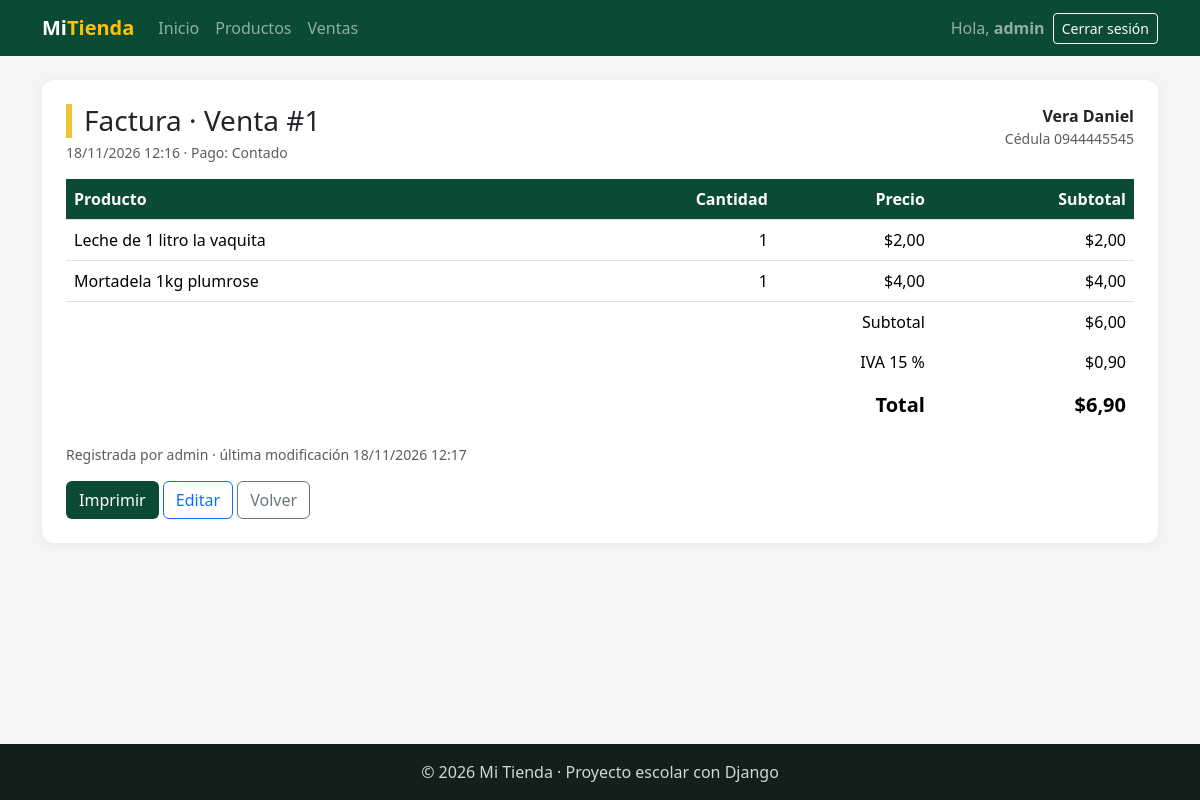
The page /facturacion/ventas/1/ (signed in) on the database its author committed.
### facturacion/models.py (models this page shows, shortened)
class ModeloBase(models.Model):
    user = models.ForeignKey(                    # 1:N con User: un usuario registra muchos registros
        User,
        on_delete=models.SET_NULL,               # Si borran al usuario, el registro se queda con user vacío
        null=True,                               # SET_NULL necesita que la columna acepte NULL
        blank=True,
        editable=False,                          # No aparece en formularios: lo llena la VISTA, no la persona
        related_name="%(class)s_registrados",    # %(class)s = nombre del modelo → user.producto_registrados
        verbose_name="Registrado por",
    )
    fecha_creacion = models.DateTimeField("Fecha de creación", auto_now_add=True)   # Se llena sola al CREAR
    fecha_modificacion = models.DateTimeField("Última modificación", auto_now=True) # Se actualiza sola en CADA save()
    class Meta:
        abstract = True                          # ← LA CLAVE: modelo "molde", sin tabla propia

class Venta(ModeloBase):
    cliente = models.ForeignKey(Cliente, on_delete=models.PROTECT, related_name="ventas")   # 1:N
    fecha_hora = models.DateTimeField("Fecha y hora", default=timezone.now)   # default: la hora actual, editable
    subtotal = models.DecimalField(max_digits=12, decimal_places=2, default=0, editable=False)
    iva = models.DecimalField("IVA", max_digits=12, decimal_places=2, default=0, editable=False)
    total = models.DecimalField(max_digits=12, decimal_places=2, default=0, editable=False)
    tipo_pago = models.CharField(
        "Tipo de pago",
        max_length=15,
        choices=TipoPago.choices,                # Solo acepta contado, credito, transferencia o tarjeta
        default=TipoPago.CONTADO,
    )
    class Meta:
        verbose_name = "Venta"
        verbose_name_plural = "Ventas"
        ordering = ["-fecha_hora"]               # La más reciente primero
    def __str__(self):
        return f"Venta #{self.pk}"

class Cliente(ModeloBase):
    cedula = models.CharField("Cédula", max_length=10, unique=True)
    nombres = models.CharField(max_length=80)
    apellidos = models.CharField(max_length=80)
    email = models.EmailField("Correo", blank=True)
    telefono = models.CharField("Teléfono", max_length=15, blank=True)
    direccion = models.CharField("Dirección", max_length=200, blank=True)
    class Meta:
        verbose_name = "Cliente"
        verbose_name_plural = "Clientes"
        ordering = ["apellidos", "nombres"]
    def __str__(self):
        return f"{self.apellidos} {self.nombres}"

class DetalleVenta(ModeloBase):
    venta = models.ForeignKey(Venta, on_delete=models.CASCADE, related_name="detalles")   # se borra con su venta
    producto = models.ForeignKey(Producto, on_delete=models.PROTECT, related_name="detalles_venta")
    cantidad = models.PositiveIntegerField(default=1, validators=[MinValueValidator(1)])  # mínimo 1
    precio = models.DecimalField(max_digits=10, decimal_places=2)   # precio del producto EL DÍA de la venta
    class Meta:
        verbose_name = "Detalle de venta"
        verbose_name_plural = "Detalles de venta"
    @property                                    # @property: se usa como atributo, sin paréntesis: detalle.subtotal
    def subtotal(self):
        return self.cantidad * self.precio       # NO se guarda en la tabla: se calcula cada vez

class Producto(ModeloBase):
    nombre = models.CharField(max_length=100)
    descripcion = models.TextField("Descripción", blank=True)
    precio = models.DecimalField(max_digits=10, decimal_places=2)    # Precio de VENTA actual
    stock = models.PositiveIntegerField(default=0)                   # Unidades en bodega (nunca negativo)
    imagen = models.ImageField(                  # NUEVO: guarda una FOTO
        upload_to="productos/",                  #   el archivo va a MEDIA_ROOT/productos/
        blank=True,                              #   la foto es opcional
    )                                            #   En la tabla solo se guarda el TEXTO de la ruta: "productos/a55.jpg"
    marca = models.ForeignKey(Marca, on_delete=models.PROTECT, related_name="productos")
    categorias = models.ManyToManyField(Categoria, related_name="productos", blank=True)
    activo = models.BooleanField(default=True)
    class Meta:
        verbose_name = "Producto"
        verbose_name_plural = "Productos"
        ordering = ["nombre"]

### facturacion/views.py (the view)
# urls.py: path("ventas/<int:pk>/", views.VentaDetailView.as_view(), name="venta_detalle"),
class VentaDetailView(LoginRequiredMixin, DetailView):     # VER (la factura)
    model = Venta
    template_name = "facturacion/venta_detalle.html"
    context_object_name = "venta"
    def get_queryset(self):
        return super().get_queryset().select_related("cliente", "user").prefetch_related("detalles__producto")
    def get_context_data(self, **kwargs):
        contexto = super().get_context_data(**kwargs)
        contexto["iva_porcentaje"] = IVA_TARIFA * 100      # 15
        return contexto

### facturacion/templates/facturacion/venta_detalle.html (shortened to what this page needs)
{% extends "base.html" %}
{% block contenido %}
<div class="tarjeta">
    <div class="d-flex justify-content-between flex-wrap gap-2 mb-3">
        <div>
            <h1 class="h3 titulo-pagina mb-1">Factura · {{ venta }}</h1>
            <div class="text-muted small">{{ venta.fecha_hora|date:"d/m/Y H:i" }} · Pago: {{ venta.get_tipo_pago_display }}</div>
        </div>
        <div class="text-end">
            <div class="fw-semibold">{{ venta.cliente }}</div>
            <div class="text-muted small">Cédula {{ venta.cliente.cedula }}</div>
        </div>
    </div>
    <table class="table align-middle">
        <thead><tr><th>Producto</th><th class="text-end">Cantidad</th><th class="text-end">Precio</th><th class="text-end">Subtotal</th></tr></thead>
        <tbody>
            {% for detalle in venta.detalles.all %}
            <tr>
                <td>{{ detalle.producto.nombre }}</td>
                <td class="text-end">{{ detalle.cantidad }}</td>
                <td class="text-end">${{ detalle.precio }}</td>
                <td class="text-end">${{ detalle.subtotal|floatformat:2 }}</td>
            </tr>
            {% endfor %}
        </tbody>
        <tfoot class="totales">
            <tr><td colspan="3" class="text-end">Subtotal</td><td class="text-end">${{ venta.subtotal }}</td></tr>
            <tr><td colspan="3" class="text-end">IVA {{ iva_porcentaje|floatformat:0 }} %</td><td class="text-end">${{ venta.iva }}</td></tr>
            <tr><td colspan="3" class="text-end fw-bold fs-5">Total</td><td class="text-end fw-bold fs-5">${{ venta.total }}</td></tr>
        </tfoot>
    </table>
    <p class="text-muted small">Registrada por {{ venta.user|default:"—" }} · última modificación {{ venta.fecha_modificacion|date:"d/m/Y H:i" }}</p>
    <div class="no-imprimir">
        <button type="button" class="btn btn-verde" onclick="window.print()">Imprimir</button>
        <a href="{% url 'facturacion:venta_editar' venta.pk %}" class="btn btn-outline-primary">Editar</a>
        <a href="{% url 'facturacion:venta_lista' %}" class="btn btn-outline-secondary">Volver</a>
    </div>
</div>
{% endblock %}

### templates/base.html (shortened to what this page needs)
{% load static %}
<!DOCTYPE html>
<html lang="es">
<head>
    <link href="https://cdn.jsdelivr.net/npm/bootstrap@5.3.3/dist/css/bootstrap.min.css" rel="stylesheet">
    <link rel="stylesheet" href="{% static 'css/estilos.css' %}">
</head>
<body>
    <nav class="navbar navbar-expand-lg navbar-dark barra">
        <div class="container">
            <a class="navbar-brand fw-bold" href="{% url 'home' %}">Mi<span class="text-warning">Tienda</span></a>
            <div class="collapse navbar-collapse" id="menu">
                <ul class="navbar-nav me-auto">
                    <li class="nav-item"><a class="nav-link" href="{% url 'home' %}">Inicio</a></li>
                    {% if user.is_authenticated %}
                        <li class="nav-item"><a class="nav-link" href="{% url 'facturacion:producto_lista' %}">Productos</a></li>
                        <li class="nav-item"><a class="nav-link" href="{% url 'facturacion:venta_lista' %}">Ventas</a></li>
                    {% endif %}
                </ul>
                <ul class="navbar-nav align-items-lg-center gap-2">
                    {% if user.is_authenticated %}
                        <li class="nav-item navbar-text">Hola, <b>{{ user.username }}</b></li>
                        <li class="nav-item">
                            <form method="post" action="{% url 'logout' %}" class="m-0">
                                <button type="submit" class="btn btn-sm btn-outline-light">Cerrar sesión</button>
                            </form>
                        </li>
                    {% else %}
                        <li class="nav-item"><a class="nav-link" href="{% url 'login' %}">Ingresar</a></li>
                        <li class="nav-item"><a class="btn btn-sm btn-warning" href="{% url 'registro' %}">Crear cuenta</a></li>
                    {% endif %}
                </ul>
            </div>
        </div>
    </nav>
    <main class="container py-4">
        {% block contenido %}{% endblock %}
    </main>
    <footer class="pie text-center py-3">© 2026 Mi Tienda · Proyecto escolar con Django</footer>
</body>
</html>

### static/css/estilos.css (style rules this page uses)
:root { --verde: #0c4b33; --verde-claro: #2f9e6e; --amarillo: #f2c230; }
body { background-color: #f3f6f2; min-height: 100vh; display: flex; flex-direction: column; }
main { flex: 1; }
.barra { background-color: var(--verde); }
.titulo-pagina { border-left: 6px solid var(--amarillo); padding-left: 12px; }
.tarjeta { background: white; border-radius: 12px; padding: 24px; box-shadow: 0 2px 10px rgba(0,0,0,.06); }
.table thead th { background-color: var(--verde); color: white; }
.btn-verde { background-color: var(--verde); color: white; }
.pie { background-color: #13201a; color: #cfd8d3; }
.totales td { border: 0; }

### rows shown on the page
Venta: id "Venta #1", fecha_hora "18/11/2026 12:16", tipo_pago "Contado", cliente "Vera Daniel", cliente.cedula "0944445545", subtotal "6,00", iva "0,90", total "6,90", user "admin", fecha_modificacion "18/11/2026 12:17"
DetalleVenta: producto.nombre "Leche de 1 litro la vaquita", cantidad "1", precio "2,00", subtotal "2,00"
DetalleVenta: producto.nombre "Mortadela 1kg plumrose", cantidad "1", precio "4,00", subtotal "4,00"

### other values the page prints
{{ user.username }} "admin"
{{ iva_porcentaje|floatformat:0 }} "15"
